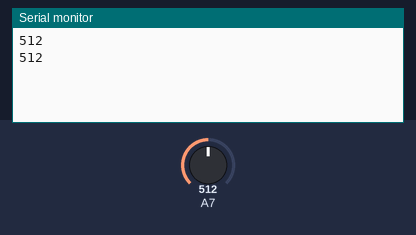
Bench run of a sketch on a simulated Arduino Uno, built with avr-gcc and run on an emulated ATmega328P. Shown: the last lines printed to the serial monitor. Inputs (shaded band) come from the test bench; at power-on: A7 = 512.

Above: at 1.8 s.
1.9 s: A7 set to 716
At 2.8 s:
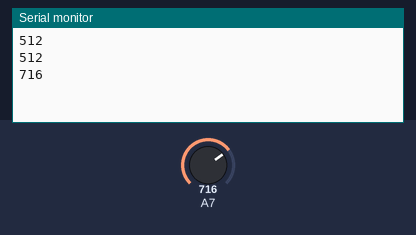
3.4 s: A7 set to 900
At 4.8 s:
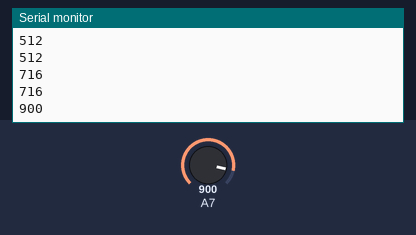
Timing chart, 0 to 6.4 s (numbered marks = the images above; inputs shaded):
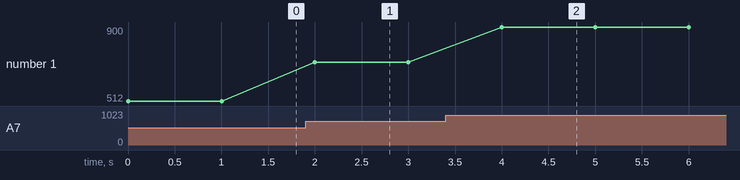

The sketch:

ADC.ino
```cpp
void setup() {
  Serial.begin(9600);
  ADMUX |= _BV(REFS0); //Vref = 5V
  ADCSRA |= _BV(ADEN); //AD-conv start
  ADCSRB = 0x00;
}

void loop() {
  uint16_t sensorValue = adc_read(7);
  Serial.println(sensorValue);
  delay(1000);
}

uint16_t adc_read(uint8_t ch) {
  ADMUX = (ADMUX & 0xF8)|ch;

  ADCSRA |= _BV(ADSC);

  while (ADCSRA & (1 << ADSC)); //wait for conv done!
  ADC = (ADCL | (ADCH << 8));
  return (ADC);
}
```

Measured:
- after the input at 1.9 s, the serial monitor: prints a new line after 0.10 s (image 1)
- after the input at 3.4 s, the serial monitor: prints a new line after 0.60 s (image 2)
- plotted number 1: 512 → 716 after the input at 1.9 s, 716 → 900 after the input at 3.4 s
